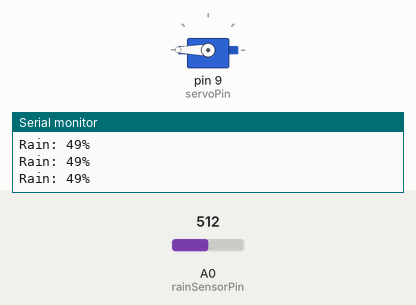
This sketch was run on a simulated Arduino Uno, built with avr-gcc and run on an emulated ATmega328P. Parts: servo, the last lines printed to the serial monitor. Inputs (shaded band) come from the test bench; at power-on: A0 (rainSensorPin) = 512.

Above: at 1.3 s.
1.4 s: A0 (rainSensorPin) set to 502
At 2.5 s:
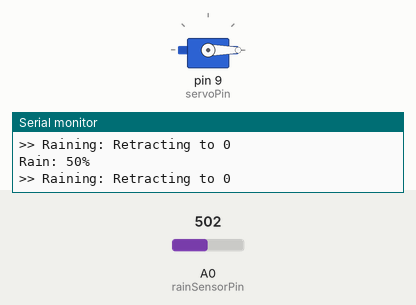
3.0 s: A0 (rainSensorPin) set to 908
4.5 s: A0 (rainSensorPin) set to 932
At 4.9 s:
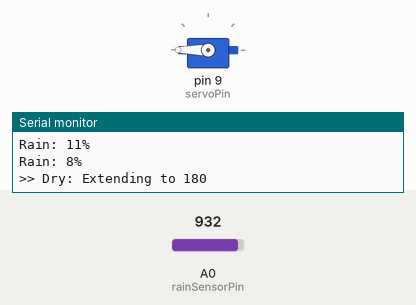
6.5 s: A0 (rainSensorPin) set to 511
At 7.7 s:
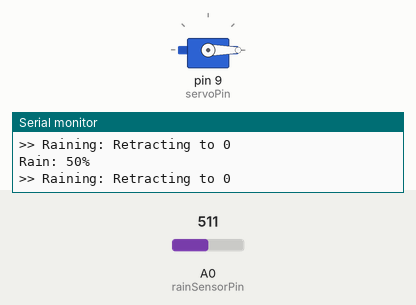
8.0 s: A0 (rainSensorPin) set to 1023
At 8.9 s:
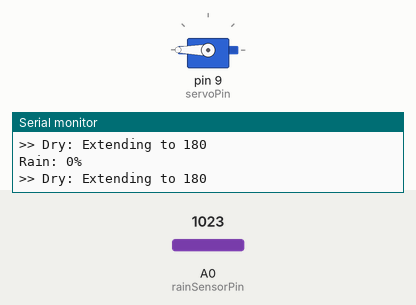
Timing chart, 0 to 10.5 s (numbered marks = the images above; inputs shaded):
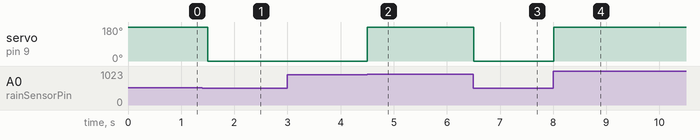

The sketch:

Automatic_clothes_drying_code.ino
```cpp
//https://app.cirkitdesigner.com/project/04591d30-a2a6-43f1-be1c-a3271f9bd8bb

#include <Servo.h>

const int rainSensorPin = A0;
const int servoPin = 9;

Servo myservo;
int rainPercent = 0;

void setup() {
  Serial.begin(9600);
  myservo.attach(servoPin);

  // แก้ไข: เปลี่ยนจุดเริ่มต้นเป็น 180 (หรือตำแหน่งที่ผ้ากางออก)
  myservo.write(180);
  Serial.println("System Start: Extended Position");
}

void loop() {
  int rawValue = analogRead(rainSensorPin);
  rainPercent = map(rawValue, 1023, 0, 0, 100);
  rainPercent = constrain(rainPercent, 0, 100);

  Serial.print("Rain: ");
  Serial.print(rainPercent);
  Serial.println("%");

  // --- ส่วนที่แก้ไขการสลับทิศทาง ---
  if (rainPercent >= 50) {
    // ถ้าเจอฝน (เปียก) -> ให้หมุนไปที่ 0 องศา (เก็บผ้าเข้า)
    myservo.write(0);
    Serial.println(">> Raining: Retracting to 0");
  }
  else if (rainPercent < 10) {
    // ถ้าฝนหยุด (แห้ง) -> ให้หมุนกลับไปที่ 180 องศา (กางผ้าออก)
    myservo.write(180);
    Serial.println(">> Dry: Extending to 180");
  }

  delay(500);
}
```

Measured:
- the behaviour switches between 512 and 511 on A0 (rainSensorPin) (found by bisection; images 0 and 1)
- the behaviour switches between 920 and 921 on A0 (rainSensorPin) (found by bisection; images 1 and 2)
- after the input at 1.4 s, servo on pin 9 (servoPin): 180° → 0° after 0.10 s
- after the input at 4.5 s, servo on pin 9 (servoPin): 0° → 180° at once
- after the input at 6.5 s, servo on pin 9 (servoPin): 180° → 0° at once
- after the input at 8.0 s, servo on pin 9 (servoPin): 0° → 180° at once
